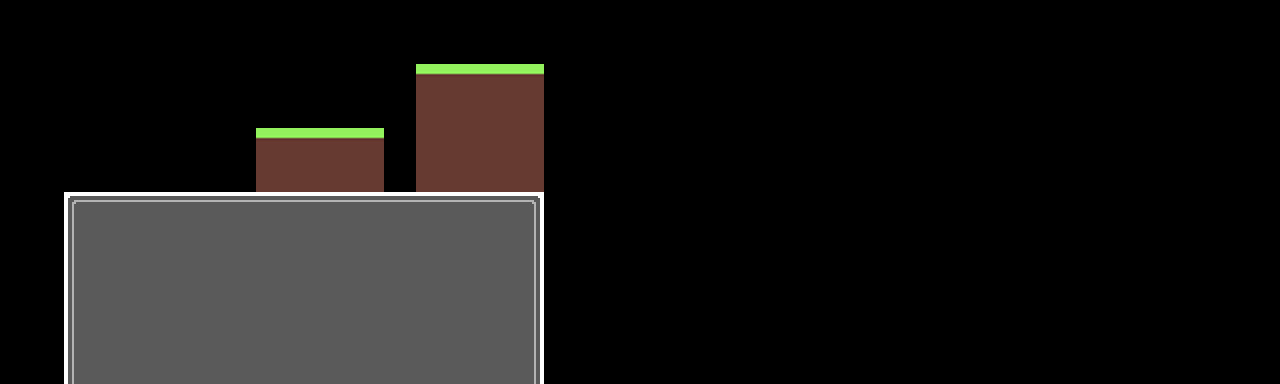

The image is a tile-based game level rendered from a .tmx file. Its description and complete source (layers, tilesets, objects, tile grids) follow:
An orthogonal 40x12 tile map with 32x32 px tiles, 1 tile layer (Camada de Blocos 1) and 3 objects.

<map version="1.9" tiledversion="1.9.2" orientation="orthogonal" renderorder="right-down" width="40" height="12" tilewidth="32" tileheight="32" infinite="0" nextlayerid="4" nextobjectid="13">
 <editorsettings>
  <export target="level1.lua" format="lua" />
 </editorsettings>
 <tileset firstgid="1" name="a" tilewidth="32" tileheight="32" tilecount="24" columns="6">
  <image source="tiles.png" width="192" height="128" />
 </tileset>
 <layer id="1" name="Camada de Blocos 1" width="40" height="12">
  <data encoding="csv">
0,0,0,0,0,0,0,0,0,0,0,0,0,0,0,0,0,0,0,0,0,0,0,0,0,0,0,0,0,0,0,0,0,0,0,0,0,0,0,0,
0,0,0,0,0,0,0,0,0,0,0,0,0,0,0,0,0,0,0,0,0,0,0,0,0,0,0,0,0,0,0,0,0,0,0,0,0,0,0,0,
0,0,0,0,0,0,0,0,0,0,0,0,0,13,13,13,13,0,0,0,0,0,0,0,0,0,0,0,0,0,0,0,0,0,0,0,0,0,0,0,
0,0,0,0,0,0,0,0,0,0,0,0,0,20,20,20,20,0,0,0,0,0,0,0,0,0,0,0,0,0,0,0,0,0,0,0,0,0,0,0,
0,0,0,0,0,0,0,0,13,13,13,13,0,20,20,20,20,0,0,0,0,0,0,0,0,0,0,0,0,0,0,0,0,0,0,0,0,0,0,0,
0,0,0,0,0,0,0,0,20,20,20,20,0,20,20,20,20,0,0,0,0,0,0,0,0,0,0,0,0,0,0,0,0,0,0,0,0,0,0,0,
0,0,1,2,2,2,2,2,2,2,2,2,2,2,2,2,6,0,0,0,0,0,0,0,0,0,0,0,0,0,0,0,0,0,0,0,0,0,0,0,
0,0,7,10,10,10,10,10,10,10,10,10,10,10,10,10,12,0,0,0,0,0,0,0,0,0,0,0,0,0,0,0,0,0,0,0,0,0,0,0,
0,0,7,10,10,10,10,10,10,10,10,10,10,10,10,10,12,0,0,0,0,0,0,0,0,0,0,0,0,0,0,0,0,0,0,0,0,0,0,0,
0,0,7,10,10,10,10,10,10,10,10,10,10,10,10,10,12,0,0,0,0,0,0,0,0,0,0,0,0,0,0,0,0,0,0,0,0,0,0,0,
0,0,7,10,10,10,10,10,10,10,10,10,10,10,10,10,12,0,0,0,0,0,0,0,0,0,0,0,0,0,0,0,0,0,0,0,0,0,0,0,
0,0,7,10,10,10,10,10,10,10,10,10,10,10,10,10,12,0,0,0,0,0,0,0,0,0,0,0,0,0,0,0,0,0,0,0,0,0,0,0
</data>
 </layer>
 <objectgroup id="2" name="Platforms">
  <object id="10" x="64" y="192" width="480" height="192" />
 </objectgroup>
 <objectgroup id="3" name="JumpThroughPlatforms">
  <object id="11" x="256" y="128" width="128" height="64" />
  <object id="12" x="416" y="64" width="128" height="128" />
 </objectgroup>
</map>